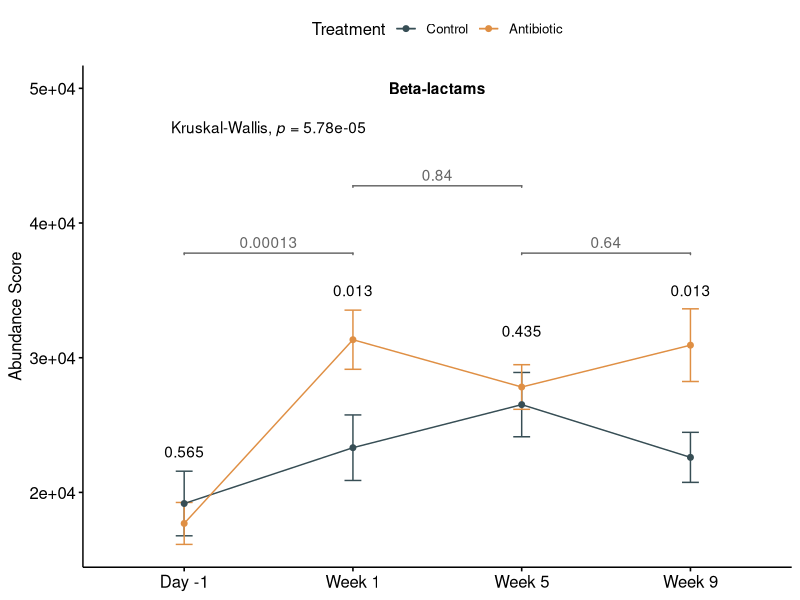
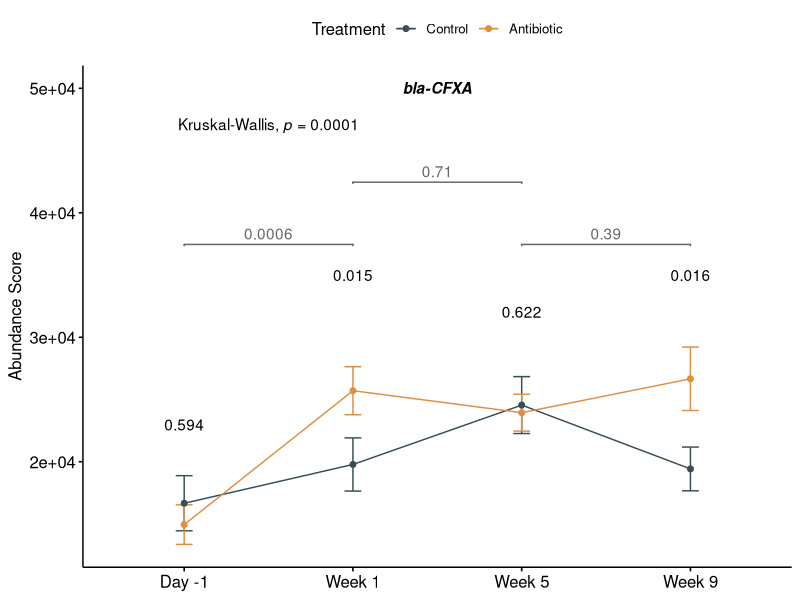
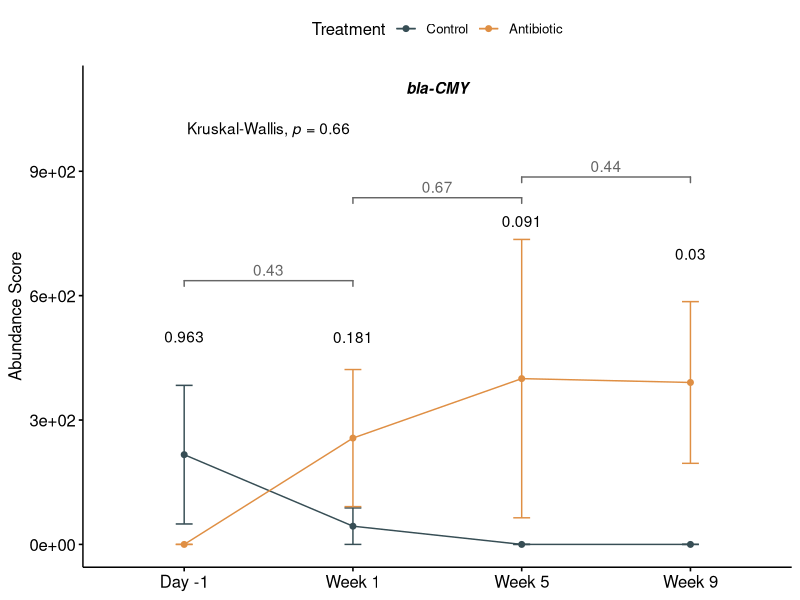
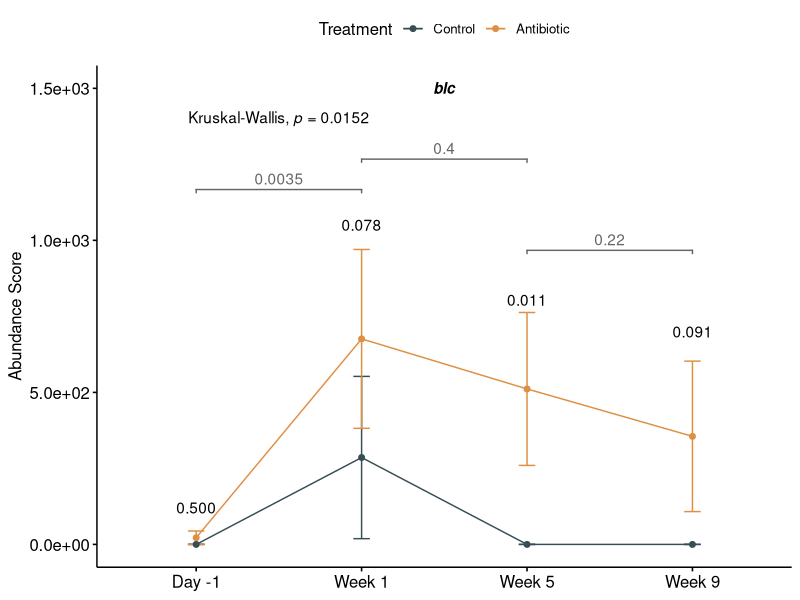
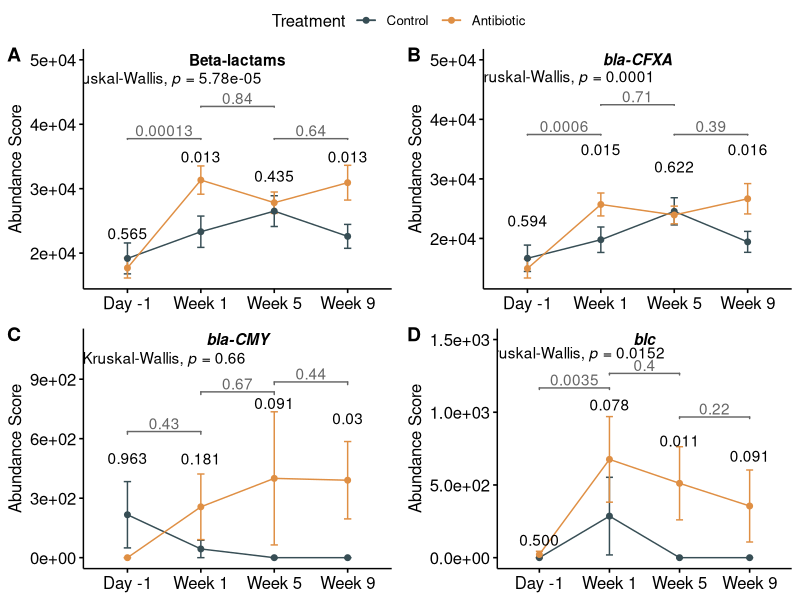
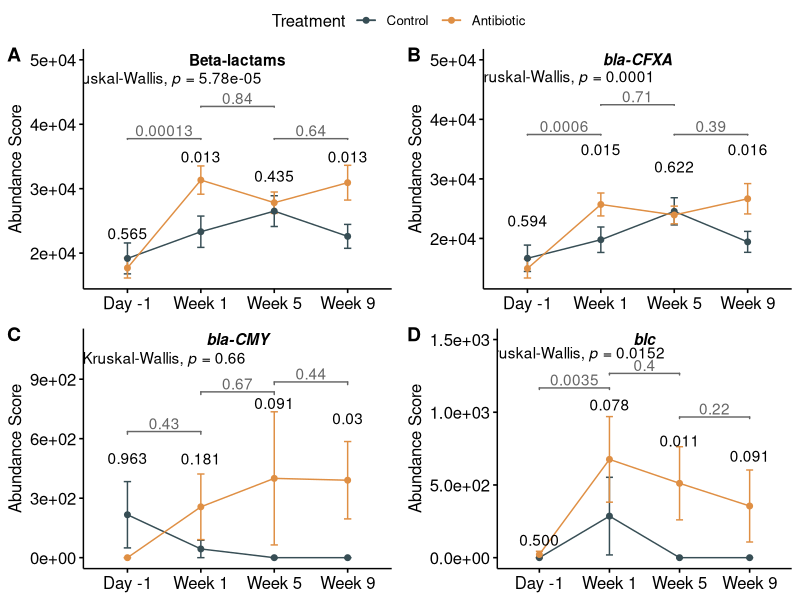

Reproduce these figures in R, in order.
## ---- chunk 1
library(dplyr)

setwd("~/OneDrive\ -\ Michigan\ State\ University/Manning_lab/Mastitis_project/GitHub/data/")

ARGs <- read.table("abundance_ARGs_abs_COSMOS-ID.tsv", sep = "\t", header = TRUE,  na.strings = "", check.names = F) 
metadata =read.table("metadata.csv", sep = ",", header = TRUE,  na.strings = "")
metadata$Treatment <- factor(metadata$Treatment, levels = c("Control", "Antibiotic"))
## ---- chunk 2
betalactam_mx <- ARGs %>% 
  select(Drug_Class, metadata$Name)

library(reshape2)
betalactam_df <- betalactam_mx %>% 
  melt(id = colnames(betalactam_mx)[1]) %>% 
  dplyr::rename(Name = variable, Abundance = value) %>% 
  group_by(Drug_Class, Name) %>% 
  dplyr::filter(Drug_Class %in% "Beta-lactam") %>% 
  summarise(Abundance_score = sum(Abundance)) %>% 
  merge(metadata)
## ---- chunk 3
library(dplyr)
library(rstatix)
`%notin%` <- Negate(`%in%`)

stat.test <- betalactam_df %>% 
  dplyr::filter(`Abundance_score` %notin% NA, study_ID %notin% "MA027", Time_tx %notin% "Week 11") %>%
  filter(Time_tx %in% c("Week 1", "Day -1")) %>% 
  dplyr::group_by(Treatment) %>%
  rstatix::wilcox_test(`Abundance_score` ~ Time_tx, alternative = "less", paired = T) %>%
 rstatix::adjust_pvalue(method = "none") %>%
  rstatix::add_significance("p.adj")
stat.test
## ---- chunk 4
library(dplyr)
library(rstatix)
`%notin%` <- Negate(`%in%`)

stat.test <- betalactam_df %>% 
  dplyr::filter(`Abundance_score` %notin% NA, study_ID %notin% "MA027", Time_tx %notin% c("Week 9")) %>% #Filtering MA027 because it was drawn from the study in week 1. Not including weeks 7 and 9 because one animal was drawn from the study in week 7 (see chunk below) and the analysis could not be paired for those weeks. Not including Week 11 because we only took samples of 4 out of 20 animals in that week.
  dplyr::group_by(Time_tx) %>%
  rstatix::wilcox_test(`Abundance_score` ~ Treatment, alternative = "less", paired = T) %>%
 rstatix::adjust_pvalue(method = "none") %>%
  rstatix::add_significance("p.adj")
stat.test
## ---- chunk 5
library(dplyr)
library(rstatix)
`%notin%` <- Negate(`%in%`)

stat.test <- betalactam_df %>% 
  dplyr::filter(`Abundance_score` %notin% NA, study_ID %notin% c("MA027","MA028"), Time_tx %in% c("Week 9")) %>% #Filtering MA028 because it was paired with MA029 which was drawn from the study on week 7
  dplyr::group_by(Time_tx) %>%
  rstatix::wilcox_test(`Abundance_score` ~ Treatment, alternative = "less", paired = T) %>%
 rstatix::adjust_pvalue(method = "none") %>%
  rstatix::add_significance("p.adj")
stat.test
## ---- chunk 6
stat.test <- betalactam_df %>% 
  dplyr::filter(`Abundance_score` %notin% NA) %>%
  kruskal_test(`Abundance_score` ~ Time_tx) 
stat.test
## ---- chunk 7
library(ggpubr)
library(ggsci)
betalactam_plot <- betalactam_df %>% 
  ggline(x = "Time_tx", y = "Abundance_score", color = "Treatment", add = c("mean_se"),  
         ylab = "Abundance Score", palette = "jama") + 
  scale_y_continuous(labels = function(x) format(x, scientific = TRUE)) +  
  annotate("text", x = 1, y = 2.3e+04, label = expression("0.565"), colour = "black") +  
  annotate("text", x = 2, y = 3.5e+04, label = expression("0.013"), colour = "black") +  
  annotate("text", x = 3, y = 3.2e+04, label = expression("0.435"), colour = "black") +  
  annotate("text", x = 4, y = 3.5e+04, label = expression("0.013"), colour = "black") +  
  annotate("text", x = 2.5, y = 5e+04, label = expression(bold("Beta-lactams"))) +
  annotate("text", x = 1.5, y = 4.7e+04, label = expression(paste("Kruskal-Wallis, ", paste(italic('p'))," = 5.78e-05"))) +
  geom_signif(aes(y = `Abundance_score`, x = Time_tx),comparisons = list(c("Day -1","Week 1"),
                                                                 c("Week 1","Week 5"),
                                                                 c("Week 5","Week 9")), 
              test = "wilcox.test", y_position = c(3.5e+04,4e+04,3.5e+04), color = "gray40", tip_length = 0.002, test.args=list(alternative = "two.sided", var.equal = FALSE, paired=FALSE)) + 
  theme(axis.title.x = element_blank())

betalactam_plot
## ---- chunk 8
genes_mx <- ARGs %>% 
  select(ARG_group, metadata$Name)

library(reshape2)
cfxa_df <- genes_mx %>% 
  melt(id = colnames(genes_mx)[1]) %>% 
  dplyr::rename(Name = variable, Abundance = value) %>% 
  group_by(ARG_group, Name) %>% 
  dplyr::filter(ARG_group %in% "blaCFXA") %>% 
  summarise(Abundance_score = sum(Abundance)) %>% 
  merge(metadata)
## ---- chunk 9
library(dplyr)
library(rstatix)
`%notin%` <- Negate(`%in%`)

stat.test <- cfxa_df %>% 
  dplyr::filter(`Abundance_score` %notin% NA, study_ID %notin% "MA027", Time_tx %notin% "Week 11") %>%
  filter(Time_tx %in% c("Week 1", "Day -1")) %>% 
  dplyr::group_by(Treatment) %>%
  rstatix::wilcox_test(`Abundance_score` ~ Time_tx, alternative = "less", paired = T) %>%
 rstatix::adjust_pvalue(method = "none") %>%
  rstatix::add_significance("p.adj")
stat.test
## ---- chunk 10
library(dplyr)
library(rstatix)
`%notin%` <- Negate(`%in%`)

stat.test <- cfxa_df %>% 
  dplyr::filter(`Abundance_score` %notin% NA, study_ID %notin% "MA027", Time_tx %notin% c("Week 9")) %>% #Filtering MA027 because it was drawn from the study in week 1. Not including weeks 7 and 9 because one animal was drawn from the study in week 7 (see chunk below) and the analysis could not be paired for those weeks. Not including Week 11 because we only took samples of 4 out of 20 animals in that week.
  dplyr::group_by(Time_tx) %>%
  rstatix::wilcox_test(`Abundance_score` ~ Treatment, alternative = "less", paired = T) %>%
 rstatix::adjust_pvalue(method = "none") %>%
  rstatix::add_significance("p.adj")
stat.test
## ---- chunk 11
library(dplyr)
library(rstatix)
`%notin%` <- Negate(`%in%`)

stat.test <- cfxa_df %>% 
  dplyr::filter(`Abundance_score` %notin% NA, study_ID %notin% c("MA027","MA028"), Time_tx %in% c("Week 9")) %>% #Filtering MA028 because it was paired with MA029 which was drawn from the study on week 7
  dplyr::group_by(Time_tx) %>%
  rstatix::wilcox_test(`Abundance_score` ~ Treatment, alternative = "less", paired = T) %>%
 rstatix::adjust_pvalue(method = "none") %>%
  rstatix::add_significance("p.adj")
stat.test
## ---- chunk 12
stat.test <- cfxa_df %>% 
  dplyr::filter(`Abundance_score` %notin% NA) %>%
  kruskal_test(`Abundance_score` ~ Time_tx) 
stat.test
## ---- chunk 13
library(ggpubr)
cfxa_plot <- cfxa_df %>% 
  ggline(x = "Time_tx", y = "Abundance_score", color = "Treatment", add = c("mean_se"),  
         ylab = "Abundance Score", palette = "jama") + 
  scale_y_continuous(labels = function(x) format(x, scientific = TRUE)) +  
  annotate("text", x = 1, y = 2.3e+04, label = expression("0.594"), colour = "black") +  
  annotate("text", x = 2, y = 3.5e+04, label = expression("0.015"), colour = "black") +  
  annotate("text", x = 3, y = 3.2e+04, label = expression("0.622"), colour = "black") +  
  annotate("text", x = 4, y = 3.5e+04, label = expression("0.016"), colour = "black") +  
    annotate("text", x = 2.5, y = 5e+04, label = expression(bolditalic("bla-CFXA"))) +
  annotate("text", x = 1.5, y = 4.7e+04, label = expression(paste("Kruskal-Wallis, ", paste(italic('p'))," = 0.0001"))) +
  geom_signif(aes(y = `Abundance_score`, x = Time_tx),comparisons = list(c("Day -1","Week 1"),
                                                                 c("Week 1","Week 5"),
                                                                 c("Week 5","Week 9")), 
              test = "wilcox.test", y_position = c(3.5e+04,4e+04,3.5e+04), color = "gray40", tip_length = 0.002, test.args=list(alternative = "two.sided", var.equal = FALSE, paired=FALSE)) + 
  theme(axis.title.x = element_blank())

cfxa_plot
## ---- chunk 14
library(reshape2)
cmy_df <- genes_mx %>% 
  melt(id = colnames(genes_mx)[1]) %>% 
  dplyr::rename(Name = variable, Abundance = value) %>% 
  group_by(ARG_group, Name) %>% 
  dplyr::filter(ARG_group %in% "blaCMY") %>% 
  summarise(Abundance_score = sum(Abundance)) %>% 
  merge(metadata)
## ---- chunk 15
library(dplyr)
library(rstatix)
`%notin%` <- Negate(`%in%`)

stat.test <- cmy_df %>% 
  dplyr::filter(`Abundance_score` %notin% NA, study_ID %notin% "MA027", Time_tx %notin% "Week 11") %>%
  filter(Time_tx %in% c("Week 1", "Day -1")) %>% 
  dplyr::group_by(Treatment) %>%
  rstatix::wilcox_test(`Abundance_score` ~ Time_tx, alternative = "less", paired = T) %>%
 rstatix::adjust_pvalue(method = "none") %>%
  rstatix::add_significance("p.adj")
stat.test
## ---- chunk 16
library(dplyr)
library(rstatix)
`%notin%` <- Negate(`%in%`)

stat.test <- cmy_df %>% 
  dplyr::filter(`Abundance_score` %notin% NA, study_ID %notin% "MA027", Time_tx %notin% c("Week 9")) %>% #Filtering MA027 because it was drawn from the study in week 1. Not including weeks 7 and 9 because one animal was drawn from the study in week 7 (see chunk below) and the analysis could not be paired for those weeks. Not including Week 11 because we only took samples of 4 out of 20 animals in that week.
  dplyr::group_by(Time_tx) %>%
  rstatix::wilcox_test(`Abundance_score` ~ Treatment, alternative = "less", paired = T) %>%
 rstatix::adjust_pvalue(method = "none") %>%
  rstatix::add_significance("p.adj")
stat.test
## ---- chunk 17
library(dplyr)
library(rstatix)
`%notin%` <- Negate(`%in%`)

stat.test <- cmy_df %>% 
  dplyr::filter(`Abundance_score` %notin% NA, study_ID %notin% c("MA027","MA028"), Time_tx %in% c("Week 9")) %>% #Filtering MA028 because it was paired with MA029 which was drawn from the study on week 7
  dplyr::group_by(Time_tx) %>%
  rstatix::wilcox_test(`Abundance_score` ~ Treatment, alternative = "less", paired = T) %>%
 rstatix::adjust_pvalue(method = "none") %>%
  rstatix::add_significance("p.adj")
stat.test
## ---- chunk 18
stat.test <- cmy_df %>% 
  dplyr::filter(`Abundance_score` %notin% NA) %>%
  kruskal_test(`Abundance_score` ~ Time_tx) 
stat.test
## ---- chunk 19
library(ggpubr)
cmy_plot <- cmy_df %>% 
  ggline(x = "Time_tx", y = "Abundance_score", color = "Treatment", add = c("mean_se"),  
         ylab = "Abundance Score", palette = "jama") + 
  scale_y_continuous(labels = function(x) format(x, scientific = TRUE)) +  
  annotate("text", x = 1, y = 5e+02, label = expression("0.963"), colour = "black") +  
  annotate("text", x = 2, y = 5e+02, label = expression("0.181"), colour = "black") +  
  annotate("text", x = 3, y = 7.8e+02, label = expression("0.091"), colour = "black") +  
  annotate("text", x = 4, y = 7e+02, label = expression("0.03"), colour = "black") +  
      annotate("text", x = 2.5, y = 1.1e+03, label = expression(bolditalic("bla-CMY"))) +
  annotate("text", x = 1.5, y = 1e+03, label = expression(paste("Kruskal-Wallis, ", paste(italic('p'))," = 0.66"))) +
  geom_signif(aes(y = `Abundance_score`, x = Time_tx),comparisons = list(c("Day -1","Week 1"),
                                                                 c("Week 1","Week 5"),
                                                                 c("Week 5","Week 9")), 
              test = "wilcox.test", y_position = c(3e+02,5e+02,5.5e+02), color = "gray40", tip_length = 0.002, test.args=list(alternative = "two.sided", var.equal = FALSE, paired=FALSE)) + 
  theme(axis.title.x = element_blank())

cmy_plot
## ---- chunk 20
library(reshape2)
blc_df <- genes_mx %>% 
  melt(id = colnames(genes_mx)[1]) %>% 
  dplyr::rename(Name = variable, Abundance = value) %>% 
  group_by(ARG_group, Name) %>% 
  dplyr::filter(ARG_group %in% "blc") %>% 
  summarise(Abundance_score = sum(Abundance)) %>% 
  merge(metadata)
## ---- chunk 21
library(dplyr)
library(rstatix)
`%notin%` <- Negate(`%in%`)

stat.test <- blc_df %>% 
  dplyr::filter(`Abundance_score` %notin% NA, study_ID %notin% "MA027", Time_tx %notin% "Week 11") %>%
  filter(Time_tx %in% c("Week 1", "Day -1")) %>% 
  dplyr::group_by(Treatment) %>%
  rstatix::wilcox_test(`Abundance_score` ~ Time_tx, alternative = "less", paired = T) %>%
 rstatix::adjust_pvalue(method = "none") %>%
  rstatix::add_significance("p.adj")
stat.test
## ---- chunk 22
library(dplyr)
library(rstatix)
`%notin%` <- Negate(`%in%`)

stat.test <- blc_df %>% 
  dplyr::filter(`Abundance_score` %notin% NA, study_ID %notin% "MA027", Time_tx %notin% c("Week 9")) %>% #Filtering MA027 because it was drawn from the study in week 1. Not including weeks 7 and 9 because one animal was drawn from the study in week 7 (see chunk below) and the analysis could not be paired for those weeks. Not including Week 11 because we only took samples of 4 out of 20 animals in that week.
  dplyr::group_by(Time_tx) %>%
  rstatix::wilcox_test(`Abundance_score` ~ Treatment, alternative = "less", paired = T) %>%
 rstatix::adjust_pvalue(method = "none") %>%
  rstatix::add_significance("p.adj")
stat.test
## ---- chunk 23
library(dplyr)
library(rstatix)
`%notin%` <- Negate(`%in%`)

stat.test <- blc_df %>% 
  dplyr::filter(`Abundance_score` %notin% NA, study_ID %notin% c("MA027","MA028"), Time_tx %in% c("Week 9")) %>% #Filtering MA028 because it was paired with MA029 which was drawn from the study on week 7
  dplyr::group_by(Time_tx) %>%
  rstatix::wilcox_test(`Abundance_score` ~ Treatment, alternative = "less", paired = T) %>%
 rstatix::adjust_pvalue(method = "none") %>%
  rstatix::add_significance("p.adj")
stat.test
## ---- chunk 24
stat.test <- blc_df %>% 
  dplyr::filter(`Abundance_score` %notin% NA) %>%
  kruskal_test(`Abundance_score` ~ Time_tx) 
stat.test
## ---- chunk 25
library(ggpubr)
blc_plot <- blc_df %>% 
  ggline(x = "Time_tx", y = "Abundance_score", color = "Treatment", add = c("mean_se"),  
         ylab = "Abundance Score", palette = "jama") + 
  scale_y_continuous(labels = function(x) format(x, scientific = TRUE)) +  
  annotate("text", x = 1, y = 1.2e+02, label = expression("0.500"), colour = "black") +  
  annotate("text", x = 2, y = 1.05e+03, label = expression("0.078"), colour = "black") +  
  annotate("text", x = 3, y = 8.05e+02, label = expression("0.011"), colour = "black") +  
  annotate("text", x = 4, y = 7e+02, label = expression("0.091"), colour = "black") +  
  annotate("text", x = 2.5, y = 1.5e+03, label = expression(bolditalic("blc"))) +
  annotate("text", x = 1.5, y = 1.4e+03, label = expression(paste("Kruskal-Wallis, ", paste(italic('p'))," = 0.0152"))) +
  geom_signif(aes(y = `Abundance_score`, x = Time_tx),comparisons = list(c("Day -1","Week 1"),
                                                                 c("Week 1","Week 5"),
                                                                 c("Week 5","Week 9")), 
              test = "wilcox.test", y_position = c(.9e+03,1e+03,7e+02), color = "gray40", tip_length = 0.002, test.args=list(alternative = "two.sided", var.equal = FALSE, paired=FALSE)) + 
  theme(axis.title.x = element_blank())

blc_plot
## ---- chunk 26
betalactam_plots <- ggarrange(betalactam_plot, cfxa_plot, cmy_plot, blc_plot, labels = c("A", "B","C","D"), nrow = 2, ncol = 2, common.legend = T)
betalactam_plots
## ---- chunk 27
setwd("~/OneDrive\ -\ Michigan\ State\ University/Manning_lab/Mastitis_project/figures")

ggsave(plot = betalactam_plots, "betalactam_line_plots.png", width = 12, height = 8)
